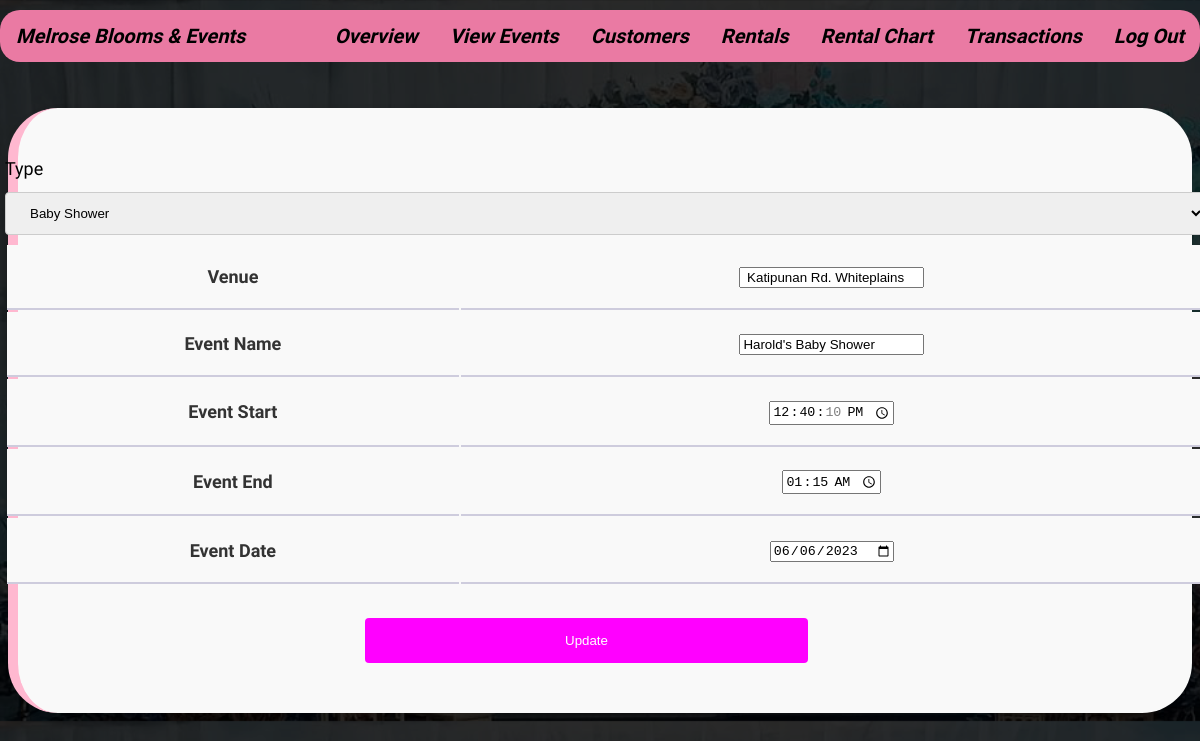
The page /index.php?page=event&subpage=edit&id=38 (signed in) on the database its author committed.
### tables this page shows
CREATE TABLE `events` (
  `event_id` int(11) NOT NULL,
  `event_name` varchar(100) NOT NULL,
  `Venue` varchar(100) NOT NULL,
  `Event_start` time NOT NULL,
  `Event_end` time NOT NULL,
  `Event_date` date NOT NULL,
  `type_id` int(11) NOT NULL
);

### classes/eventClass.php (called while the page is built, shortened)
<?php
class Event{
	private $DB_SERVER='localhost';
	private $DB_USERNAME='root';
	private $DB_PASSWORD='';
	private $DB_DATABASE='test3';
	private $conn;
	public function __construct(){
		$this->conn = new PDO("mysql:host=".$this->DB_SERVER.";dbname=".$this->DB_DATABASE,$this->DB_USERNAME,$this->DB_PASSWORD);
	}
	public function list_event_type(){
		$sql="SELECT * FROM eventtype";
		$q = $this->conn->query($sql) or die("failed!");
		while($r = $q->fetch(PDO::FETCH_ASSOC)){
		$data[]=$r;
		}
		if(empty($data)){
		   return false;
		}else{
			return $data;
		}
	}
    function get_Venue($id){
		$sql="SELECT Venue FROM events WHERE event_id = :id";
		$q = $this->conn->prepare($sql);
		$q->execute(['id' => $id]);
		$place = $q->fetchColumn();
		return $place;
	}
	function get_Name($id){
		$sql="SELECT event_name FROM events WHERE event_id = :id";
		$q = $this->conn->prepare($sql);
		$q->execute(['id' => $id]);
		$event_name = $q->fetchColumn();
		return $event_name;
	}
    function get_Event_start($id){
		$sql="SELECT Event_start FROM events WHERE event_id = :id";
		$q = $this->conn->prepare($sql);
		$q->execute(['id' => $id]);
		$event_start = $q->fetchColumn();
		return $event_start;
	}
	function get_Event_end($id){
		$sql="SELECT Event_end FROM events WHERE event_id = :id";
		$q = $this->conn->prepare($sql);
		$q->execute(['id' => $id]);
		$event_end = $q->fetchColumn();
		return $event_end;
	}
	function get_Event_date($id){
		$sql="SELECT Event_date FROM events WHERE event_id = :id";
		$q = $this->conn->prepare($sql);
		$q->execute(['id' => $id]);
		$event_date = $q->fetchColumn();
		return $event_date;
	}
}

### event-module/event-edit.php (the view, shortened to what this page needs)
<form method="post" name="form1" action="processes/process.event.php?action=update">
		<table width="100%">
			<tr>
				<td>Venue</td>
				<td><input type="text" name="Venue"  value="<?php echo $events->get_Venue($id);?>"></td>
			</tr>
			<tr>
				<td>Event Name</td>
				<td><input type="text" name="event_name"  value="<?php echo $events->get_Name($id);?>"></td>
			</tr>
			<tr>
				<td>Event Start</td>
				<td><input type="time" name="Event_start" value="<?php echo $events->get_Event_start($id);?>"></td>
			</tr>
			<tr>
				<td>Event End</td>
				<td><input type="time" name="Event_end" value="<?php echo $events->get_Event_end($id);?>"></td>
			</tr>
            <tr>
				<td>Event Date</td>
				<td><input type="date" name="Event_date" value="<?php echo $events->get_Event_date($id);?>"></td>
			</tr>
			<tr>
			<label for="ptype">Type</label>
            <select id="ptype" name="ptype">
              <?php
              if($events->list_event_type() != false){
                foreach($events->list_event_type() as $value){
                   extract($value);
              ?>
              <option value="<?php echo $type_id;?>"><?php echo $type_name;?></option>
              <?php
                }
              }
              ?>
        </select>
			</tr>
		</table>
		<div id="edit-wrapper">
			<input id="prodSubmit" type="submit" name="update" value="Update">
</div>

### css/custom.css (style rules this page uses)
html { margin: 0; padding: 0; }
body { font-family: 'Assistant', sans-serif; font-size: 18px; background: url(../images/bg.png); background-size: cover; }
#proList label { display: block; margin-bottom: 5px; }
.input, select { width: 100%; padding: 12px 20px; margin: 8px 0; display: inline-block; border: 1px solid #ccc; border-radius: 4px; box-sizing: border-box; }
input[type=submit] { width: auto; background-color: fuchsia; color: white; padding: 15px 200px; border: none; border-radius: 4px; cursor: pointer; }
#edit-wrapper { width: 1200px; margin: auto; }
#prodSubmit { margin-left: 360px; margin-top: 30px; }
td { border-bottom: 2px solid #ceccdd; padding: 20px; text-align: center; background-color: #f9f9f9; font-size: 18px; color: #333; font-weight: bold; }

### rows shown on the page
events: Venue "Katipunan Rd. Whiteplains", event_name "Harold's Baby Shower", Event_start "12:40:10", Event_end "01:15:00", Event_date "06/06/2023"

### other values the page prints
form field ptype "Baby Shower"
